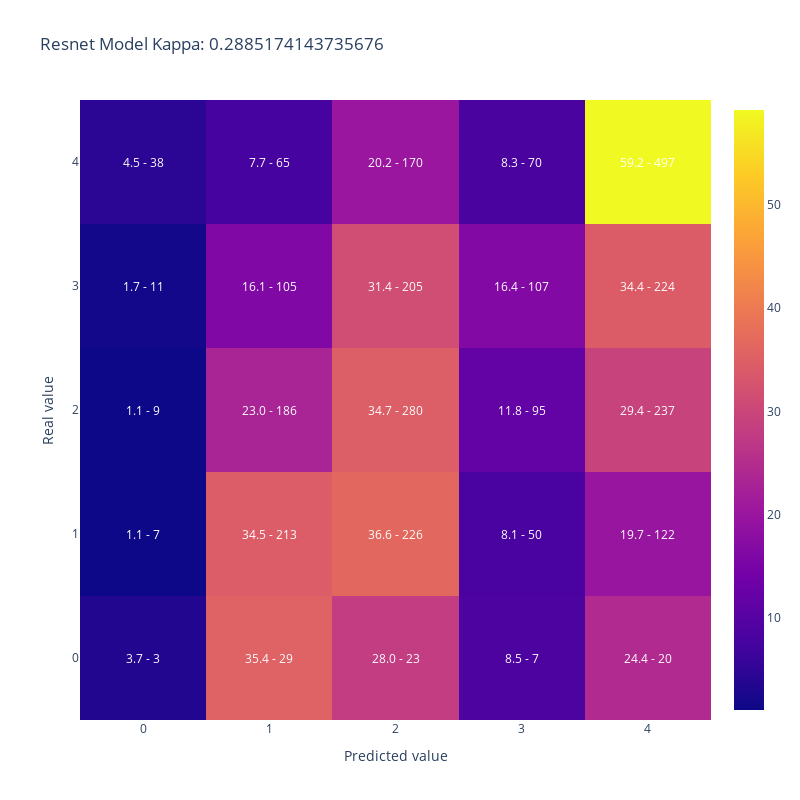

Notebook cell for this chart:
### Code cell
plot_confusion_matrix(merged_datasets['AdoptionSpeed'],
                      merged_datasets['resnet_pred'], 
                    title = 'Resnet Model Kappa: ' + str(cohen_kappa_score(merged_datasets['AdoptionSpeed'],
                                                                    merged_datasets['resnet_pred'], 
                                                                    weights='quadratic')))

### Figure 1 — Plotly figure (JSON) as saved in the notebook; plotly's stock layout.template omitted (floating-point values rounded to 4 significant figures)
{"data": [{"type": "heatmap", "x": [0, 1, 2, 3, 4], "y": [0, 1, 2, 3, 4], "z": [[3.659, 35.37, 28.05, 8.537, 24.39], [1.133, 34.47, 36.57, 8.091, 19.74], [1.115, 23.05, 34.7, 11.77, 29.37], [1.687, 16.1, 31.44, 16.41, 34.36], [4.524, 7.738, 20.24, 8.333, 59.17]]}], "layout": {"annotations": [{"font": {"color": "white"}, "showarrow": false, "text": "3.7 - 3", "x": 0, "xref": "x", "y": 0, "yref": "y"}, {"font": {"color": "white"}, "showarrow": false, "text": "35.4 - 29", "x": 1, "xref": "x", "y": 0, "yref": "y"}, {"font": {"color": "white"}, "showarrow": false, "text": "28.0 - 23", "x": 2, "xref": "x", "y": 0, "yref": "y"}, {"font": {"color": "white"}, "showarrow": false, "text": "8.5 - 7", "x": 3, "xref": "x", "y": 0, "yref": "y"}, {"font": {"color": "white"}, "showarrow": false, "text": "24.4 - 20", "x": 4, "xref": "x", "y": 0, "yref": "y"}, {"font": {"color": "white"}, "showarrow": false, "text": "1.1 - 7", "x": 0, "xref": "x", "y": 1, "yref": "y"}, {"font": {"color": "white"}, "showarrow": false, "text": "34.5 - 213", "x": 1, "xref": "x", "y": 1, "yref": "y"}, {"font": {"color": "white"}, "showarrow": false, "text": "36.6 - 226", "x": 2, "xref": "x", "y": 1, "yref": "y"}, {"font": {"color": "white"}, "showarrow": false, "text": "8.1 - 50", "x": 3, "xref": "x", "y": 1, "yref": "y"}, {"font": {"color": "white"}, "showarrow": false, "text": "19.7 - 122", "x": 4, "xref": "x", "y": 1, "yref": "y"}, {"font": {"color": "white"}, "showarrow": false, "text": "1.1 - 9", "x": 0, "xref": "x", "y": 2, "yref": "y"}, {"font": {"color": "white"}, "showarrow": false, "text": "23.0 - 186", "x": 1, "xref": "x", "y": 2, "yref": "y"}, {"font": {"color": "white"}, "showarrow": false, "text": "34.7 - 280", "x": 2, "xref": "x", "y": 2, "yref": "y"}, {"font": {"color": "white"}, "showarrow": false, "text": "11.8 - 95", "x": 3, "xref": "x", "y": 2, "yref": "y"}, {"font": {"color": "white"}, "showarrow": false, "text": "29.4 - 237", "x": 4, "xref": "x", "y": 2, "yref": "y"}, {"font": {"color": "white"}, "showarrow": false, "text": "1.7 - 11", "x": 0, "xref": "x", "y": 3, "yref": "y"}, {"font": {"color": "white"}, "showarrow": false, "text": "16.1 - 105", "x": 1, "xref": "x", "y": 3, "yref": "y"}, {"font": {"color": "white"}, "showarrow": false, "text": "31.4 - 205", "x": 2, "xref": "x", "y": 3, "yref": "y"}, {"font": {"color": "white"}, "showarrow": false, "text": "16.4 - 107", "x": 3, "xref": "x", "y": 3, "yref": "y"}, {"font": {"color": "white"}, "showarrow": false, "text": "34.4 - 224", "x": 4, "xref": "x", "y": 3, "yref": "y"}, {"font": {"color": "white"}, "showarrow": false, "text": "4.5 - 38", "x": 0, "xref": "x", "y": 4, "yref": "y"}, {"font": {"color": "white"}, "showarrow": false, "text": "7.7 - 65", "x": 1, "xref": "x", "y": 4, "yref": "y"}, {"font": {"color": "white"}, "showarrow": false, "text": "20.2 - 170", "x": 2, "xref": "x", "y": 4, "yref": "y"}, {"font": {"color": "white"}, "showarrow": false, "text": "8.3 - 70", "x": 3, "xref": "x", "y": 4, "yref": "y"}, {"font": {"color": "white"}, "showarrow": false, "text": "59.2 - 497", "x": 4, "xref": "x", "y": 4, "yref": "y"}], "height": 800, "title": {"text": "Resnet Model Kappa: 0.2885174143735676"}, "width": 800, "xaxis": {"title": {"text": "Predicted value"}}, "yaxis": {"title": {"text": "Real value"}}}}
